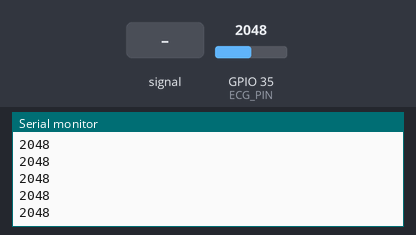
The sketch below on a simulated ESP32. Shown: the last lines printed to the serial monitor. Inputs (shaded band) come from the test bench; at power-on: GPIO 35 (ECG_PIN) = 2048.

Above: at 1.2 s.
1.3 s: GPIO 35 (ECG_PIN) fed a 200 Hz sine of ±327 counts around its level
At 2.4 s:
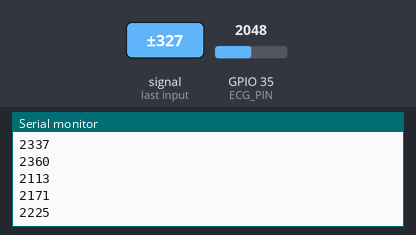
2.8 s: GPIO 35 (ECG_PIN) set to 2866
At 3.9 s:
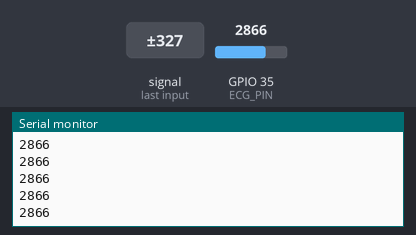
4.3 s: GPIO 35 (ECG_PIN) fed a 1000 Hz sine of ±1023 counts around its level
5.8 s: GPIO 35 (ECG_PIN) set to 2047
At 6.9 s:
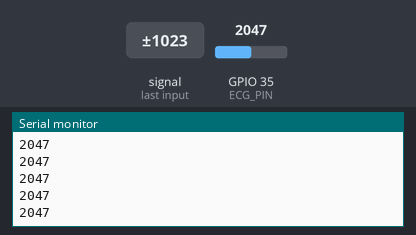
Timing chart, 0 to 8.3 s (numbered marks = the images above; inputs shaded):
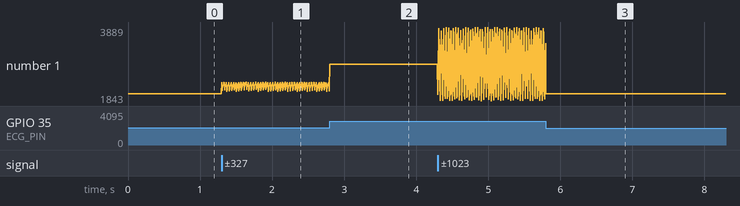

The sketch:

ECG_DATA.ino
```cpp
const int ECG_PIN = 35; // Sử dụng chân 35 tối ưu cho ADC1

// Khởi tạo con trỏ cấu hình Timer
hw_timer_t * timer = NULL;
volatile bool sampleFlag = false;

// Hàm ngắt (Core v3 khuyến khích dùng ARDUINO_ISR_ATTR thay vì IRAM_ATTR)
void ARDUINO_ISR_ATTR onTimer() {
  sampleFlag = true;
}

void setup() {
  Serial.begin(115200);
  pinMode(ECG_PIN, INPUT);

  // --- CẤU HÌNH TIMER CHO ESP32 CORE V3.x ---

  // 1. Khởi tạo Timer với tần số 1.000.000 Hz (1 MHz) -> Tương đương 1 tick = 1 micro-giây
  timer = timerBegin(1000000);

  // 2. Gắn hàm ngắt vào Timer (Cấu trúc mới chỉ cần 2 tham số)
  timerAttachInterrupt(timer, &onTimer);

  // 3. Cài đặt báo thức (Alarm): 5000 tick (tức 5ms), true (tự động lặp lại), 0 (reset về 0)
  timerAlarm(timer, 5000, true, 0);
}

void loop() {
  if (sampleFlag) {
    sampleFlag = false; // Tắt cờ chờ chu kỳ sau

    // Đọc ADC và gửi dữ liệu ngay lập tức
    int ecgValue = analogRead(ECG_PIN);
    Serial.println(ecgValue);
  }
}
```

Measured:
- after the input at 1.3 s, the serial monitor: prints a new line at once (image 1)
- plotted number 1: 2048 → 2167 after the input at 1.3 s
